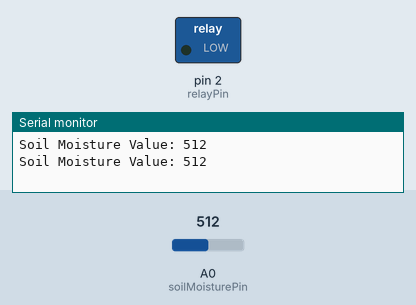
Simulated run of this sketch. Board: Arduino Uno, built with avr-gcc and run on an emulated ATmega328P. On the bench: switched loads named in the sketch (green lamp = pin HIGH), the last lines printed to the serial monitor. The test bench sets the inputs (shaded band); at power-on: A0 (soilMoisturePin) = 512.

Above: at 1.8 s.
1.9 s: A0 (soilMoisturePin) set to 408
3.4 s: A0 (soilMoisturePin) set to 381
At 4.5 s:
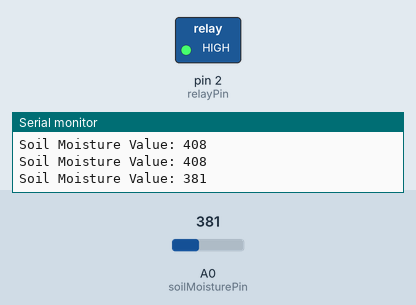
5.5 s: A0 (soilMoisturePin) set to 410
At 7.2 s:
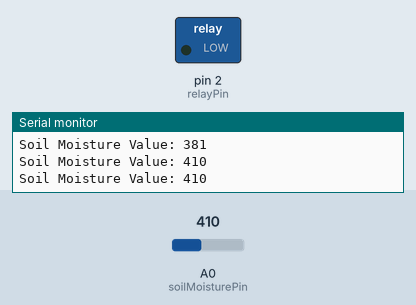
7.5 s: A0 (soilMoisturePin) set to 390
At 8.8 s:
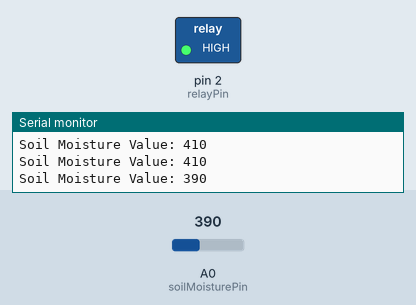
Timing chart, 0 to 10.5 s (numbered marks = the images above; inputs shaded):
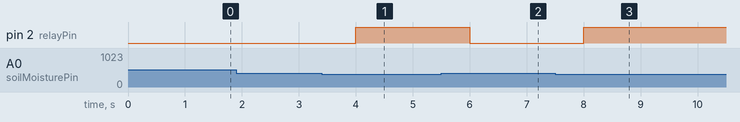

Measured:
- the behaviour switches between 400 and 399 on A0 (soilMoisturePin) (found by bisection; images 0 and 1)
- after the input at 3.4 s, pin 2 (relayPin): LOW → HIGH after 0.60 s
- after the input at 5.5 s, pin 2 (relayPin): HIGH → LOW after 0.50 s
- after the input at 7.5 s, pin 2 (relayPin): LOW → HIGH after 0.50 s

The sketch:

Smart_Irrigation_System.ino
```cpp
// Define pin numbers
const int soilMoisturePin = A0;  // Analog pin for soil moisture sensor
const int relayPin = 2;          // Digital pin for relay module

// Define thresholds
const int drySoilThreshold = 400; // Soil moisture level to start irrigation (adjust as needed)

void setup() {
  // Initialize serial communication
  Serial.begin(9600);

  // Initialize relay pin
  pinMode(relayPin, OUTPUT);

  // Ensure the LED (simulating the pump) is off initially
  digitalWrite(relayPin, LOW);
}

void loop() {
  // Read the value from the soil moisture sensor
  int soilMoistureValue = analogRead(soilMoisturePin);

  // Print the soil moisture value to the serial monitor
  Serial.print("Soil Moisture Value: ");
  Serial.println(soilMoistureValue);

  // Check if the soil moisture level is below the threshold
  if (soilMoistureValue < drySoilThreshold) {
    // Activate the LED (simulate water pump ON)
    digitalWrite(relayPin, HIGH);
  } else {
    // Deactivate the LED (simulate water pump OFF)
    digitalWrite(relayPin, LOW);
  }

  // Delay for a short period
  delay(1000);
}
```
